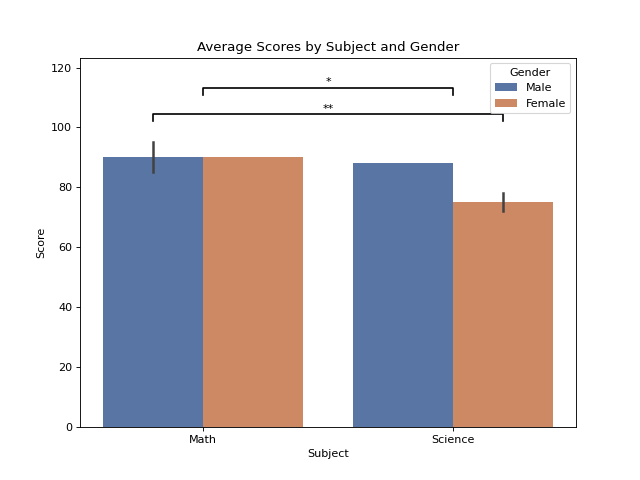

Generate this figure with Python:
import matplotlib.pyplot as plt
import pandas as pd
import seaborn as sns

import starbars

# Example with hue used in plots
data = {
    'Student': ['A', 'B', 'C', 'D', 'E', 'F'],
    'Score': [85, 90, 88, 72, 95, 78],
    'Subject': ['Math', 'Math', 'Science', 'Science', 'Math', 'Science'],
    'Gender': ['Male', 'Female', 'Male', 'Female', 'Male', 'Female']
}
df = pd.DataFrame(data)
plt.figure(figsize=(8, 6))
plot = sns.barplot(data=df, x='Subject', y='Score', hue='Gender', palette='deep')
plt.title("Average Scores by Subject and Gender")
plt.xlabel("Subject")
plt.ylabel("Score")

annotations = [(('Male', 'Math'), ('Female', 'Science'), 0.01), ('Science', 'Math', 0.03)]
starbars.draw_annotation(annotations)

plt.show()
